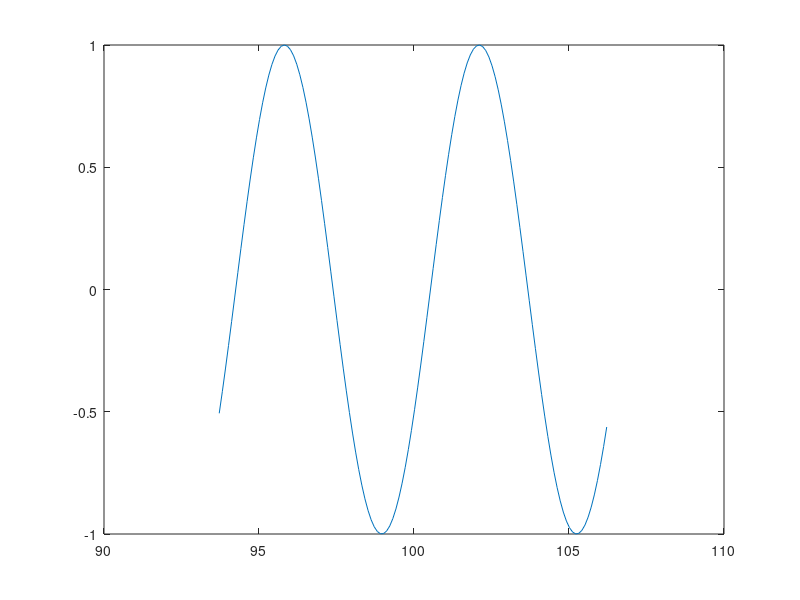

Reproduce this figure in MATLAB.
 X=-2*pi:0.1:2*pi;
Y=sin(X);
 h=plot(X,Y);
 for i=1:1000   
     X=X+0.1;
     Y=sin(X);
     set(h,'XData',X,'YData',Y);
     drawnow;
     
end
sound(Y)
 